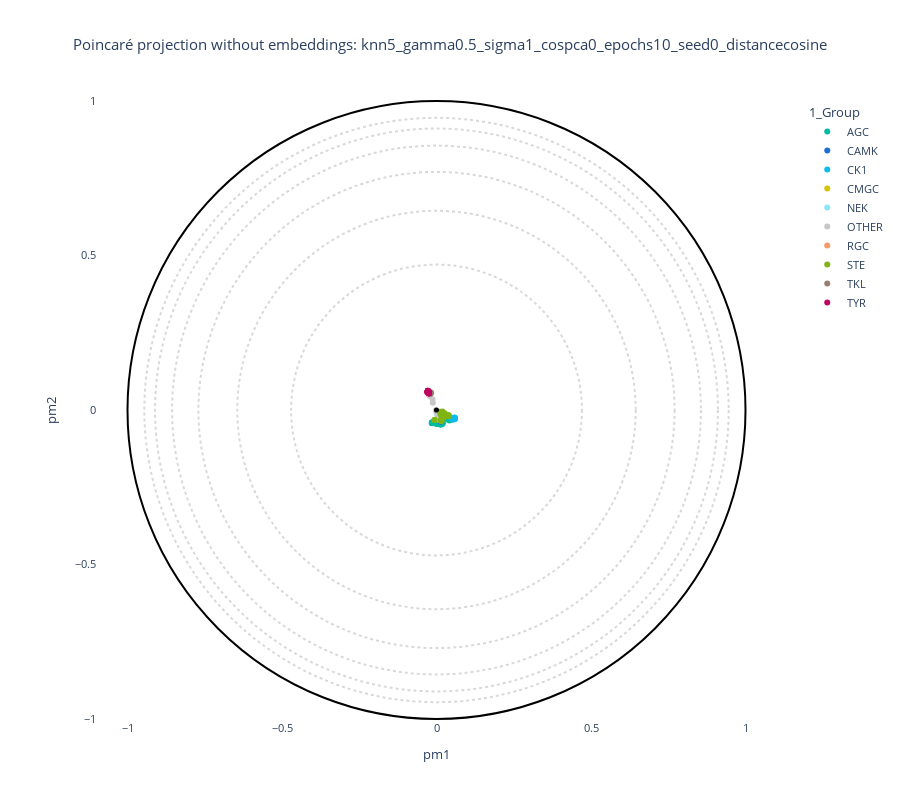
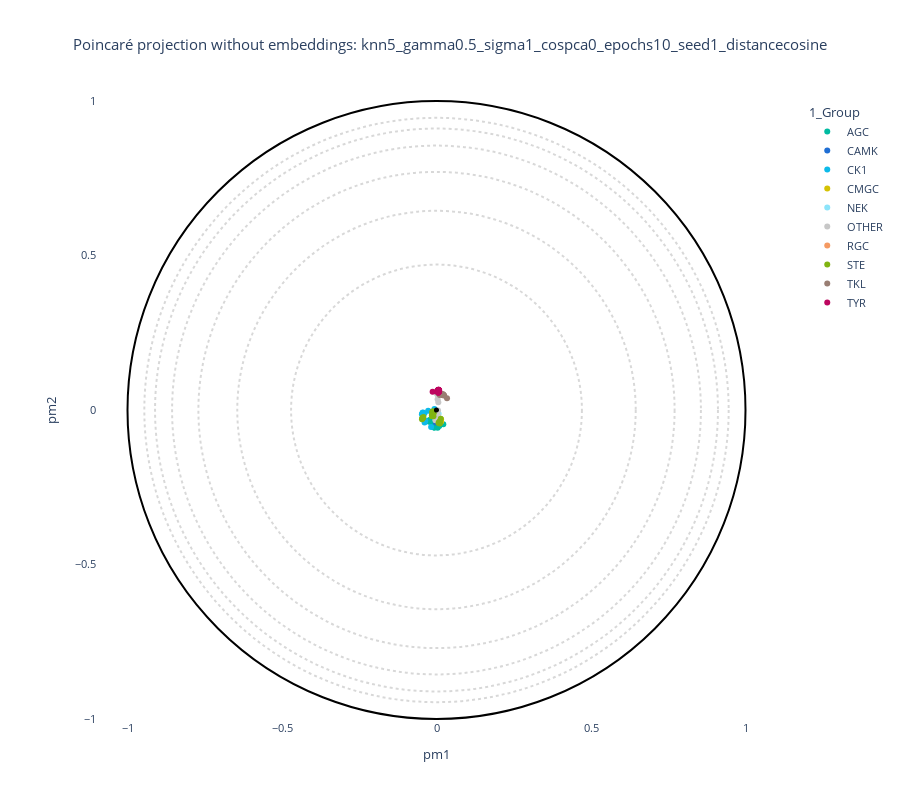
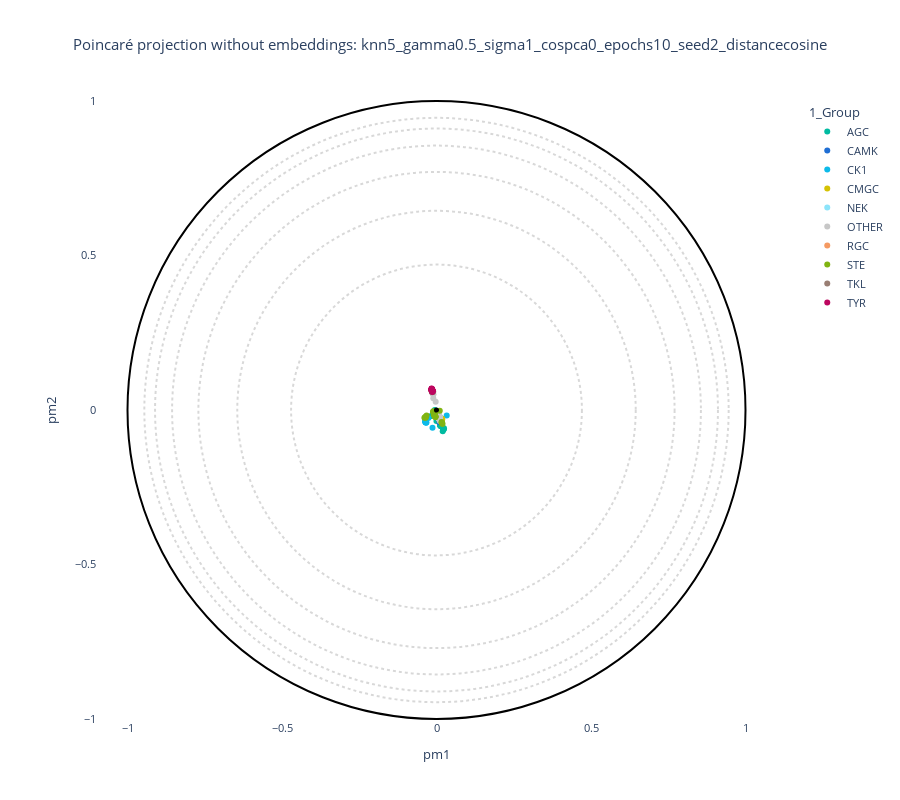
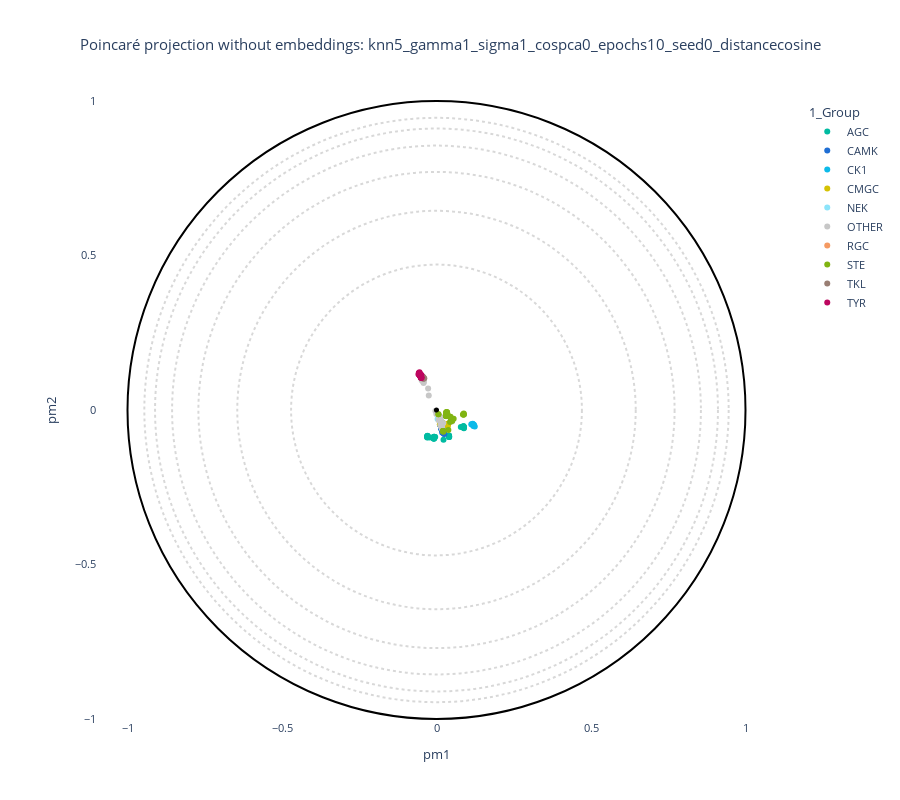

Source (notebook cell) for these figures, in order:
### Markdown cell above
## Grid search & plot

### Code cell
print("=== Starting grid search ===")
df_annotation = pd.read_csv(path_annotation_csv)

# List to store the results of projections
results = []

# Define a custom color palette for visualization
kinase_palette = {-1 : "#c7c7c7", "OTHER": "#c7c7c7", "None" :"#c7c7c7", "NA" : "#c7c7c7", "Uncharacterized" : "#c7c7c7", "root": "#000000",
                  "TYR": "#bd065f", "CMGC": "#d5c203", "TKL": "#997e73","STE": "#80b412", # kinase groups 
                  "CK1": "#0dbae9", "AGC": "#00bba1", "CAMK":  "#1f6ed4", "NEK": "#8ce4fa", "RGC":"#f59a62"}

# Generate all parameter combinations
keys = list(grid.keys())
values = list(grid.values())
combinations = list(itertools.product(*values))

for combo in combinations:
    params = dict(zip(keys, combo))

    # Create a folder for each combination
    folder_name = "_".join([f"{k}{v}" for k, v in params.items()])
    folder_output = os.path.join(output_base, folder_name)
    os.makedirs(folder_output, exist_ok=True)
    print(f"\n--- Running projection for {folder_name} ---")

    # 1. Run Poincaré map
    cmd = build_command(params, folder_output + "/")
    print("CMD:", cmd)
    os.system(cmd)

    # 2. Load projection
    projection_file = load_projection(folder_output, params)
    if not os.path.exists(projection_file):
        print(f"Projection file not found: {projection_file}")
        continue

    df_emb = read_embeddings(projection_file, path_annotation_csv, withroot=False)

    # 3. Generate and display interactive plot for each parameter combination
    if data_type == "plm":
        title = f"Poincaré projection with embeddings: {folder_name}"
    elif data_type == "plm_aae":
        title = f"Poincaré projection with AAE embeddings: {folder_name}"
    elif data_type == "pssm":
        title = f"Poincaré projection without embeddings: {folder_name}"
    else:
        title = f"Poincaré projection with RFA matrix: {folder_name}"

    # Create and display the interactive plot
    fig = plot_embedding_interactive(
        df_emb,
        labels_name="1_Group",
        color_palette=kinase_palette,
        title=title,
        fontsize=11
    )
    fig.show()

    # Save the plot to HTML file
    output_html = os.path.join(folder_output, f"projection_{folder_name}.html")
    fig.write_html(output_html)
    print(f"✔ Saved projection to → {output_html}")

    # 4. Calculate quality metrics
    true_labels = df_emb["1_Group"].values
    coord_low = df_emb[["pm1", "pm2"]].values

    # Load original high-dimensional data
    if data_type in ["plm", "plm_aae"]:
        embedding_files = [f for f in os.listdir(embedding_paths[data_type]) if f.endswith('.pt')]
        features = []
        for file in sorted(embedding_files):
            embedding = torch.load(os.path.join(embedding_paths[data_type], file))['embedding']
            features.append(np.mean(embedding, axis=0))
        features = np.array(features)
    elif data_type == "pssm":
        pssm_files = [f for f in os.listdir("examples/kinases/") if f.endswith('.aamtx')]
        features = []
        for file in sorted(pssm_files):
            pssm = np.loadtxt(os.path.join("examples/kinases/", file)).reshape(-1)
            features.append(pssm)
        features = np.array(features)

    # Calculate all quality metrics
    try:
        model = PoincareMaps(coord_low)
        model.get_distances()
        D_proj = model.distances

        # Detect clusters
        clusters = detect_cluster(D_proj, n_clusters=len(np.unique(true_labels)))
        ARI, FMS = get_scores(true_labels, clusters)

        # Calculate Q metrics
        Qlocal, Qglobal, Kmax, df_Q = get_quality_metrics(
            coord_high=features,
            coord_low=coord_low,
            distance="poincare",
            setting="manifold",
            k_neighbours=5
        )

        # Store all results
        result = {
            "params": params,
            "ARI": ARI,
            "FMS": FMS,
            "Qlocal": Qlocal,
            "Qglobal": Qglobal,
            "Qnx": df_Q.Qnx.to_numpy() if hasattr(df_Q, 'Qnx') else np.zeros(5),
            "projection_file": projection_file,
        }
    except Exception as e:
        print(f"Error calculating metrics: {e}")
        # Store partial results if metrics calculation fails
        result = {
            "params": params,
            "ARI": ARI if 'ARI' in locals() else None,
            "FMS": FMS if 'FMS' in locals() else None,
            "Qlocal": None,
            "Qglobal": None,
            "Qnx": np.zeros(5),
            "projection_file": projection_file,
        }

    results.append(result)

print("\n=== Grid search complete ===")
